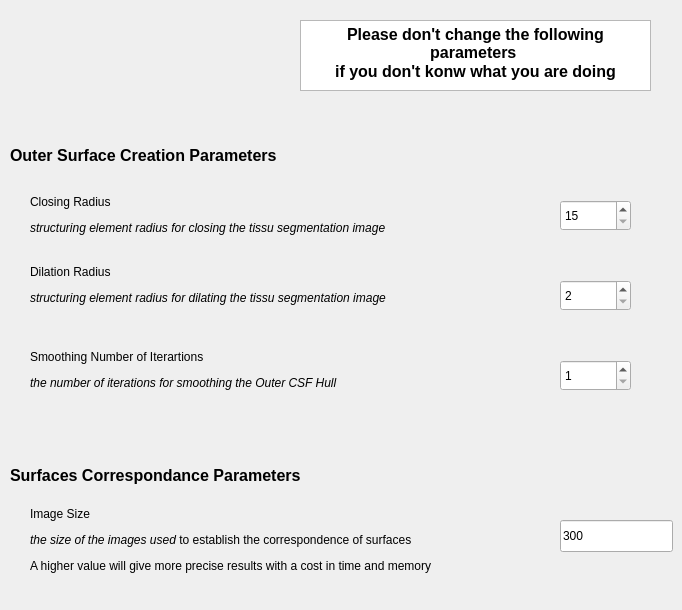
    <widget class="QWidget" name="tab_parameters">
     <property name="layoutDirection">
      <enum>Qt::LeftToRight</enum>
     </property>
     <attribute name="title">
      <string>Parameters</string>
     </attribute>
     <widget class="QLabel" name="CreateOuterImage_parametres">
      <property name="geometry">
       <rect>
        <x>10</x>
        <y>140</y>
        <width>371</width>
        <height>31</height>
       </rect>
      </property>
      <property name="text">
       <string>&lt;html&gt;&lt;head/&gt;&lt;body&gt;&lt;p&gt;&lt;span style=&quot; font-size:12pt; font-weight:600;&quot;&gt;Outer Surface Creation Parameters&lt;/span&gt;&lt;/p&gt;&lt;/body&gt;&lt;/html&gt;</string>
      </property>
     </widget>
     <widget class="QLabel" name="CreateOuterImage_parametres_3">
      <property name="geometry">
       <rect>
        <x>10</x>
        <y>460</y>
        <width>341</width>
        <height>31</height>
       </rect>
      </property>
      <property name="text">
       <string>&lt;html&gt;&lt;head/&gt;&lt;body&gt;&lt;p&gt;&lt;span style=&quot; font-size:12pt; font-weight:600;&quot;&gt;Surfaces Correspondance Parameters&lt;/span&gt;&lt;/p&gt;&lt;/body&gt;&lt;/html&gt;</string>
      </property>
     </widget>
     <widget class="QLabel" name="closing_radius">
      <property name="geometry">
       <rect>
        <x>30</x>
        <y>190</y>
        <width>441</width>
        <height>51</height>
       </rect>
      </property>
      <property name="text">
       <string>&lt;html&gt;&lt;head/&gt;&lt;body&gt;&lt;p&gt;Closing Radius&lt;/p&gt;&lt;p&gt;&lt;span style=&quot; font-style:italic;&quot;&gt;structuring element radius for closing the tissu segmentation image&lt;/span&gt;&lt;/p&gt;&lt;/body&gt;&lt;/html&gt;</string>
      </property>
     </widget>
     <widget class="QLabel" name="Dilation_radius">
      <property name="geometry">
       <rect>
        <x>30</x>
        <y>260</y>
        <width>441</width>
        <height>51</height>
       </rect>
      </property>
      <property name="text">
       <string>&lt;html&gt;&lt;head/&gt;&lt;body&gt;&lt;p&gt;Dilation Radius&lt;/p&gt;&lt;p&gt;&lt;span style=&quot; font-style:italic;&quot;&gt;structuring element radius for dilating the tissu segmentation image&lt;/span&gt;&lt;/p&gt;&lt;/body&gt;&lt;/html&gt;</string>
      </property>
     </widget>
     <widget class="QSpinBox" name="ClosingRadius">
      <property name="geometry">
       <rect>
        <x>560</x>
        <y>200</y>
        <width>71</width>
        <height>31</height>
       </rect>
      </property>
      <property name="specialValueText">
       <string>15</string>
      </property>
     </widget>
     <widget class="QSpinBox" name="DilationRadius">
      <property name="geometry">
       <rect>
        <x>560</x>
        <y>280</y>
        <width>71</width>
        <height>31</height>
       </rect>
      </property>
      <property name="specialValueText">
       <string>2</string>
      </property>
     </widget>
     <widget class="QLabel" name="Number_iterations">
      <property name="geometry">
       <rect>
        <x>30</x>
        <y>340</y>
        <width>411</width>
        <height>61</height>
       </rect>
      </property>
      <property name="text">
       <string>&lt;html&gt;&lt;head/&gt;&lt;body&gt;&lt;p&gt;Smoothing Number of Iterartions&lt;/p&gt;&lt;p&gt;&lt;span style=&quot; font-style:italic;&quot;&gt;the number of iterations for smoothing the Outer CSF Hull&lt;/span&gt;&lt;/p&gt;&lt;/body&gt;&lt;/html&gt;</string>
      </property>
     </widget>
     <widget class="QSpinBox" name="IterationsNumber">
      <property name="geometry">
       <rect>
        <x>560</x>
        <y>360</y>
        <width>71</width>
        <height>31</height>
       </rect>
      </property>
      <property name="specialValueText">
       <string>1</string>
      </property>
     </widget>
     <widget class="QLabel" name="image_dimension">
      <property name="geometry">
       <rect>
        <x>30</x>
        <y>480</y>
        <width>511</width>
        <height>121</height>
       </rect>
      </property>
      <property name="text">
       <string>&lt;html&gt;&lt;head/&gt;&lt;body&gt;&lt;p&gt;Image Size&lt;/p&gt;&lt;p&gt;&lt;span style=&quot; font-style:italic;&quot;&gt;the size of the images used &lt;/span&gt;to establish the correspondence of surfaces &lt;span style=&quot; font-style:italic;&quot;/&gt;&lt;/p&gt;&lt;p&gt;A higher value will give more precise results with a cost in time and memory &lt;/p&gt;&lt;/body&gt;&lt;/html&gt;</string>
      </property>
     </widget>
     <widget class="QLineEdit" name="ImageDimension">
      <property name="geometry">
       <rect>
        <x>560</x>
        <y>520</y>
        <width>113</width>
        <height>32</height>
       </rect>
      </property>
      <property name="text">
       <string>300</string>
      </property>
     </widget>
     <widget class="QTextBrowser" name="textBrowser">
      <property name="geometry">
       <rect>
        <x>300</x>
        <y>20</y>
        <width>351</width>
        <height>71</height>
       </rect>
      </property>
      <property name="html">
       <string>&lt;!DOCTYPE HTML PUBLIC &quot;-//W3C//DTD HTML 4.0//EN&quot; &quot;http://www.w3.org/TR/REC-html40/strict.dtd&quot;&gt;
&lt;html&gt;&lt;head&gt;&lt;meta name=&quot;qrichtext&quot; content=&quot;1&quot; /&gt;&lt;style type=&quot;text/css&quot;&gt;
p, li { white-space: pre-wrap; }
&lt;/style&gt;&lt;/head&gt;&lt;body style=&quot; font-family:'Cantarell'; font-size:11pt; font-weight:400; font-style:normal;&quot;&gt;
&lt;p align=&quot;center&quot; style=&quot; margin-top:0px; margin-bottom:0px; margin-left:0px; margin-right:0px; -qt-block-indent:0; text-indent:0px;&quot;&gt;&lt;span style=&quot; font-size:12pt; font-weight:600;&quot;&gt;Please don't change the following parameters &lt;/span&gt;&lt;/p&gt;
&lt;p align=&quot;center&quot; style=&quot; margin-top:0px; margin-bottom:0px; margin-left:0px; margin-right:0px; -qt-block-indent:0; text-indent:0px;&quot;&gt;&lt;span style=&quot; font-size:12pt; font-weight:600;&quot;&gt;if you don't konw what you are doing&lt;/span&gt;&lt;/p&gt;&lt;/body&gt;&lt;/html&gt;</string>
      </property>
     </widget>
    </widget>
